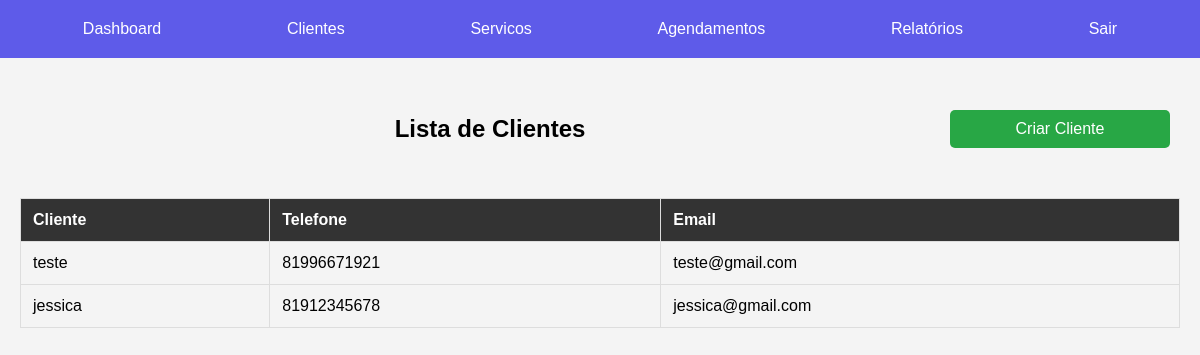
Screenshot of /clientes/ (signed in) with the database file from the repository.
### pdv/models.py (models this page shows, shortened)
class Cliente(models.Model):
    nome = models.CharField(max_length=100)
    telefone = models.CharField(max_length=15)
    email = models.EmailField()

### pdv/views.py (the view)
# urls.py: path('clientes/', clientes_view, name='clientes'),
@login_required
def clientes_view(request):
    clientes = Cliente.objects.all()
    return render(request, 'pdv/clientes.html', {'clientes': clientes})

### pdv/templates/pdv/clientes.html
{% extends 'pdv/base.html' %}
{% load static %}
{% block extra_styles %}
<link rel="stylesheet" type="text/css" href="{% static 'tabelas/tabelas.css' %}">
{% endblock %}
{% block content %}
<div class="titulo">
    <h2>Lista de Clientes</h2>
    <a href="{% url 'criar_cliente' %}" class="btn">Criar Cliente</a>
</div>
<table>
    <tr>
        <th>Cliente</th>
        <th>Telefone</th>
        <th>Email</th>
    </tr>
    {% for cliente in clientes %}
    <tr>
        <td>{{ cliente.nome }}</td>
        <td>{{ cliente.telefone }}</td>
        <td>{{ cliente.email }}</td>
    </tr>
    {% endfor %}
</table>
{% endblock %}

### pdv/static/global/styles.css (style rules this page uses)
body { margin: 0; font-family: Arial, sans-serif; }
.btn { display: block; width: 200px; margin: 20px auto; padding: 10px; background-color: #28a745; color: white; text-align: center; text-decoration: none; border-radius: 5px; transition: background-color 0.3s; }
.titulo { display: flex; justify-content: space-between; align-items: center; padding: 10px; }
.titulo h2 { margin: 0; flex-grow: 1; text-align: center; }

### pdv/static/tabelas/tabelas.css (style rules this page uses)
body { margin: 0; font-family: Arial, sans-serif; background-color: #f4f4f4; }
h2 { text-align: center; margin-top: 20px; }
table { width: 100%; border-collapse: collapse; margin: 20px 0; }
th, td { border: 1px solid #ddd; padding: 12px; text-align: left; }
th { background-color: #333; color: white; }

### rows the page displays
Cliente: nome "teste", telefone "81996671921", email "teste@gmail.com"
Cliente: nome "jessica", telefone "81912345678", email "jessica@gmail.com"
